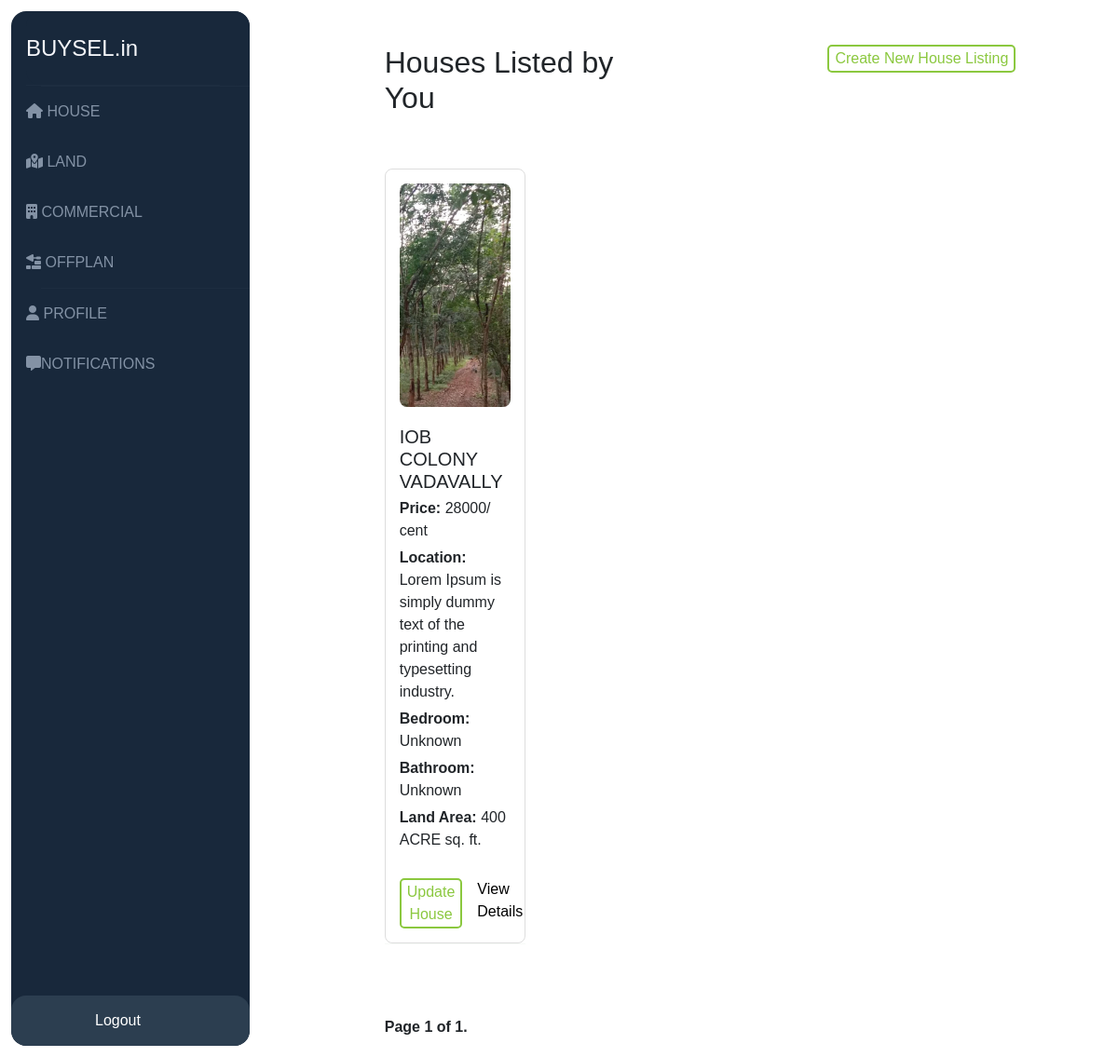
/agents/dashboard/house-list (signed in), run on an earlier commit of the app's database.
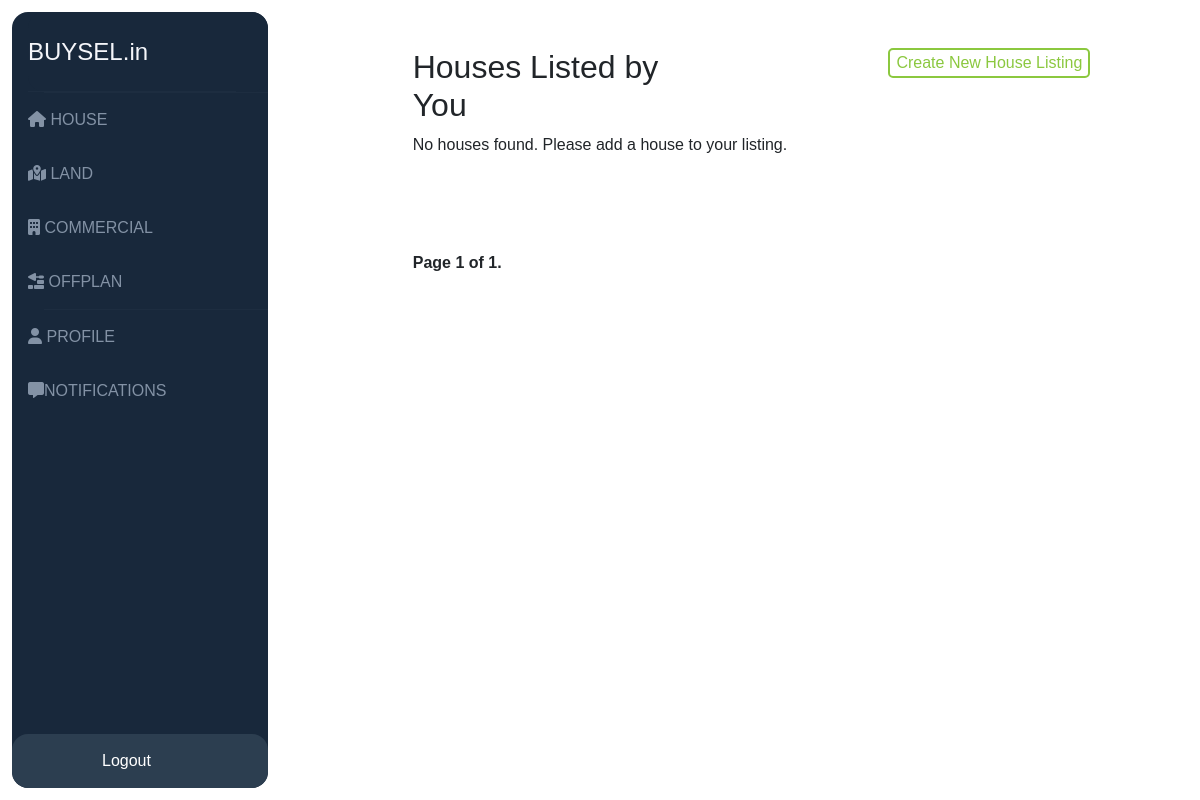
And on a later commit of the database.
### agents/models.py (models this page shows, shortened)
class AgentHouse(models.Model):
    id = models.UUIDField(primary_key=True, default=uuid.uuid4, editable=False)
    agent_name = models.ForeignKey(UserProfile, on_delete=models.CASCADE)
    AVAILABLE = 'Available'
    SOLD = 'Sold'
    HOUSE_STATUS_CHOICES = [
        (AVAILABLE, 'Available'),
        (SOLD, 'Sold'),
    ]
    MALE = 'male'
    FEMALE = 'female'
    MIXED = 'mixed'
    HOUSE_GENDER_CHOICES = [
        (MALE, 'male'),
        (FEMALE, 'female'),
        (MIXED, 'mixed'),
    ]
    Caption = models.CharField(max_length=100)
    category = models.ForeignKey(MainCategory, on_delete=models.CASCADE)
    total_land = models.CharField(max_length=50, null=True, blank=True)
    house_area = models.CharField(max_length=50)
    price = models.CharField(max_length=50)
    address = models.TextField(max_length=500)
    description = models.TextField(max_length=500)
    furnished = models.BooleanField(default=False, verbose_name="Is Furnished?")
    land_mark = models.TextField(max_length=100)
    Bedroom = models.CharField(max_length=10)
    Bathroom = models.CharField(max_length=10)
    Kitchen = models.BooleanField(default=False)
    allowed_persons = models.IntegerField(blank=True, null=True, verbose_name="Allowed Persons")
    sequrity_deposit = models.CharField(max_length=50, null=True, blank=True)
    Time_perioud = models.CharField(max_length=50, blank=True, verbose_name="Time Period")
    gender = models.CharField(max_length=50, choices=HOUSE_GENDER_CHOICES, default=MALE)
    location = models.TextField(max_length=200, null=True, blank=True)
    agent_name = models.CharField(max_length=100)
    contact = models.CharField(max_length=15, blank=True, null=True)  # Storing the phone contact as CharField
    status = models.CharField(max_length=10, choices=HOUSE_STATUS_CHOICES, default=AVAILABLE)
    disabled = models.BooleanField(default=False, verbose_name="Is Disabled?")
    image = models.ImageField(upload_to="")

class AgentHouseImage(models.Model):
    house = models.ForeignKey(AgentHouse, related_name='images', on_delete=models.CASCADE)
    image = models.ImageField(upload_to="agent_houses/images/")

### agents/views.py (the view)
# urls.py: path('dashboard/house-list', views.house_list, name='house-list'),
def house_list(request):
    username = request.session.get("name")
    if not username:
        return redirect('login')
    user_profile = UserProfile.objects.filter(login__username=username).first()
    if not user_profile:
        return redirect('login')
    house = AgentHouse.objects.filter(agent_name=username)
    paginator = Paginator(house, 10)  # Show 10 houses per page
    page_contact = request.GET.get('page')
    page_obj = paginator.get_page(page_contact)
    for house in page_obj:
        house.first_image = AgentHouseImage.objects.filter(house=house).first()  # Get the first image
    return render(request, 'houselist.html', {'houselist': page_obj})

### agents/templates/houselist.html (shortened to what this page needs)
{% extends "base1.html" %}
{% load static %}
{% block content %}
<div class="containers">
    <div class="container pt-5">
        <div class="house-head">
            <h2>Houses Listed by You</h2>
            <div class="create">
                <a href="{% url 'house-create' %}"><button>Create New House Listing</button> </a>
            </div>
        </div>
                    <div class="row">
                        {% if houselist %}
                                {% for house in houselist %}
                            <div class="col-lg-3 pt-5">
                                <div class="house-list-box">
                                    <div class="house-item">
                                        {% if house.first_image %}
                                            <img src="{{ house.first_image.image.url }}" alt="{{ house.Caption }}" class="house-image">
                                        {% endif %}
                                        <div class="house-content">
                                            <h3>{{ house.Caption }}</h3>
                                        <p><strong>Price:</strong> {{ house.price }}</p>
                                        <p><strong>Location:</strong> {{ house.address }}</p>
                                        <p><strong>Bedroom:</strong> {{ house.Bedroom }}</p>
                                        <p><strong>Bathroom:</strong> {{ house.Bathroom }}</p>
                                        <p><strong>Land Area:</strong> {{ house.total_land }} sq. ft.</p>
                                         <div class="edit-view-button pt-4">
                                            <a href="{% url 'house-update' pk=house.pk %}"><button class="">Update House</button> </a>
                                            <a href="{% url 'house-detail' house.id %}">View Details</a>
                                        </div>
                                        </div>
                                    </div>
                                </div>
                            </div>
                                {% endfor %}
                            {% else %}
                                <p>No houses found. Please add a house to your listing.</p>
                            {% endif %}
                    </div>
                <div class="pagination pt-5">
                    <span class="step-links">
                        <span class="current">
                            Page {{ houselist.number }} of {{ houselist.paginator.num_pages }}.
                        </span>
                    </span>
                </div>
        </div>
    </div>
    </div>
{% endblock %}

### agents/templates/base1.html (shortened to what this page needs)
{% load static %}
<!DOCTYPE html>
<html lang="en">
<head>
    <link rel="stylesheet" href="{% static 'css/admin.css' %}">
    <link rel="stylesheet" href="https://cdnjs.cloudflare.com/ajax/libs/font-awesome/6.7.2/css/all.min.css" />
    <link href="https://cdn.jsdelivr.net/npm/bootstrap@5.3.3/dist/css/bootstrap.min.css" rel="stylesheet">
</head>
<body>
<div class="dashboard" style=" height: fit-content;width: 100%;align-content: center;">
    <div id="nav-bar">
        <div id="nav-header"><a id="nav-title" href="{% url 'dashboard' %}" target="_blank">  BUYSEL.in</a>
          <hr/>
        </div>
        <div id="nav-content">
          <hr/>
          <div class="nav-button"><a href="{% url 'house-list' %}"><i class="fa-solid fa-house"></i> HOUSE</a></div>
          <div class="nav-button"><a href="{% url 'land-list' %}"> <i class="fa-solid fa-map-location-dot"></i> LAND</a></div>
          <div class="nav-button"><a href="{% url 'com-list' %}"> <i class="fa-solid fa-building"></i> COMMERCIAL</a></div>
          <div class="nav-button"><a href="{% url 'off-list' %}"> <i class="fa-solid fa-trowel-bricks"></i> OFFPLAN</a></div><hr>
          <div class="nav-button"><a href="{% url 'profile' %}"> <i class="fa-solid fa-user"></i> PROFILE</a></div>
          <div class="nav-button"><a href="{% url 'check_pin_code_messages' %}"> <i class="fa-solid fa-message"></i>NOTIFICATIONS </a></div>
        </div>
        <div id="nav-footer">
          <div id="nav-footer-heading">
            <div class="nav-button text-center"><form action="{% url 'logout' %}" method="post">
              <button type="submit" style="background-color: transparent; color: white; padding: 10px 74px; border: none; border-radius: 5px; cursor: pointer;text-align: center;">
                  Logout
              </button>
          </form>
          </div>
          </div>
        </div>
    </div>
{% block content %}
{% endblock %}
</body>
</html>

### static/css/admin.css (style rules this page uses)
:root { --background: #ffffff; --navbar-width: 256px; --navbar-width-min: 80px; --navbar-dark-primary: #18283b; --navbar-dark-secondary: #2c3e50; --navbar-light-primary: #f5f6fa; --navbar-light-secondary: #8392a5; }
html, body { margin: 0; background: var(--background); }
#nav-bar { position: fixed; left: 1vw; top: 1vw; height: calc(100% - 2vw); background: var(--navbar-dark-primary); border-radius: 16px; display: flex; flex-direction: column; color: var(--navbar-light-primary); font-family: Verdana, Geneva, Tahoma, sans-serif; overflow: hidden; user-select: none; }
#nav-bar hr { margin: 0; position: relative; width: calc(100% - 32px); border: none; border-top: solid 1px var(--navbar-dark-secondary); }
#nav-bar a { color: inherit; text-decoration: inherit; }
#nav-header { position: relative; width: var(--navbar-width); left: 16px; width: calc(var(--navbar-width) - 16px); min-height: 80px; background: var(--navbar-dark-primary); border-radius: 16px; z-index: 2; display: flex; align-items: center; transition: width 0.2s; }
#nav-header hr { position: absolute; bottom: 0; }
#nav-title { font-size: 1.5rem; transition: opacity 1s; }
#nav-content { margin: -16px 0; padding: 16px 0; position: relative; flex: 1; width: var(--navbar-width); background: var(--navbar-dark-primary); box-shadow: 0 0 0 16px var(--navbar-dark-primary); direction: rtl; overflow-x: hidden; transition: width 0.2s; }
.nav-button { position: relative; margin-left: 16px; height: 54px; display: flex; align-items: center; color: var(--navbar-light-secondary); direction: ltr; cursor: pointer; z-index: 1; transition: color 0.2s; gap: 1rem !important; }
#nav-footer { position: relative; width: var(--navbar-width); height: 54px; background: var(--navbar-dark-secondary); border-radius: 16px; display: flex; flex-direction: column; z-index: 2; transition: width 0.2s, height 0.2s; }
#nav-footer-heading { position: relative; width: 100%; height: 54px; display: flex; align-items: center; }
.dashboard { display: flex !important; }
a { text-decoration: none; }
.house-head { display: flex; }
.create { width: 70%; }
.create button { background-color: transparent; border: solid #8bc83f 2px; border-radius: 5px; float: right; color: #8bc83f; }
.containers { width: 100%; margin-left: 303px !important; }

### agents/templates/base1.html (style rules this page uses)
a { text-decoration: none; color: black; }

### agents/templates/houselist.html (style rules this page uses)
body { font-family: Arial, sans-serif; margin: 0; padding: 0; background-color: #ffffff !important; }
.container { width: 80%; margin: 0 auto; padding: 20px; }
.pagination { text-align: center; margin-top: 30px; }
.pagination .current { font-weight: bold; }
.pagination .step-links { display: inline-block; }

What changed in the data, as far as the page shows it:
removed AgentHouse: first_image.image (picture), Caption "IOB COLONY VADAVALLY", price "28000/ cent", address "Lorem Ipsum is simply dummy text of the printing and typesetting industry.", Bedroom "Unknown", Bathroom "Unknown", total_land "400 ACRE"
Also different on the page:
text now shown: "No houses found. Please add a house to your listing."
